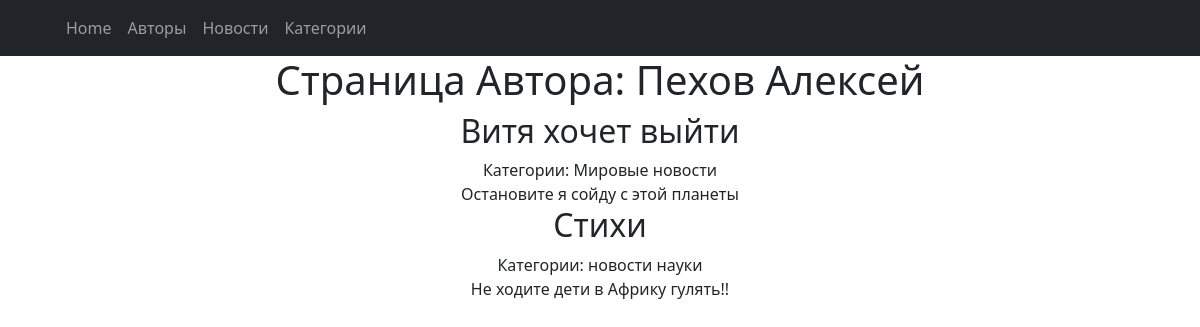
Before: /author/3 with the older database file.
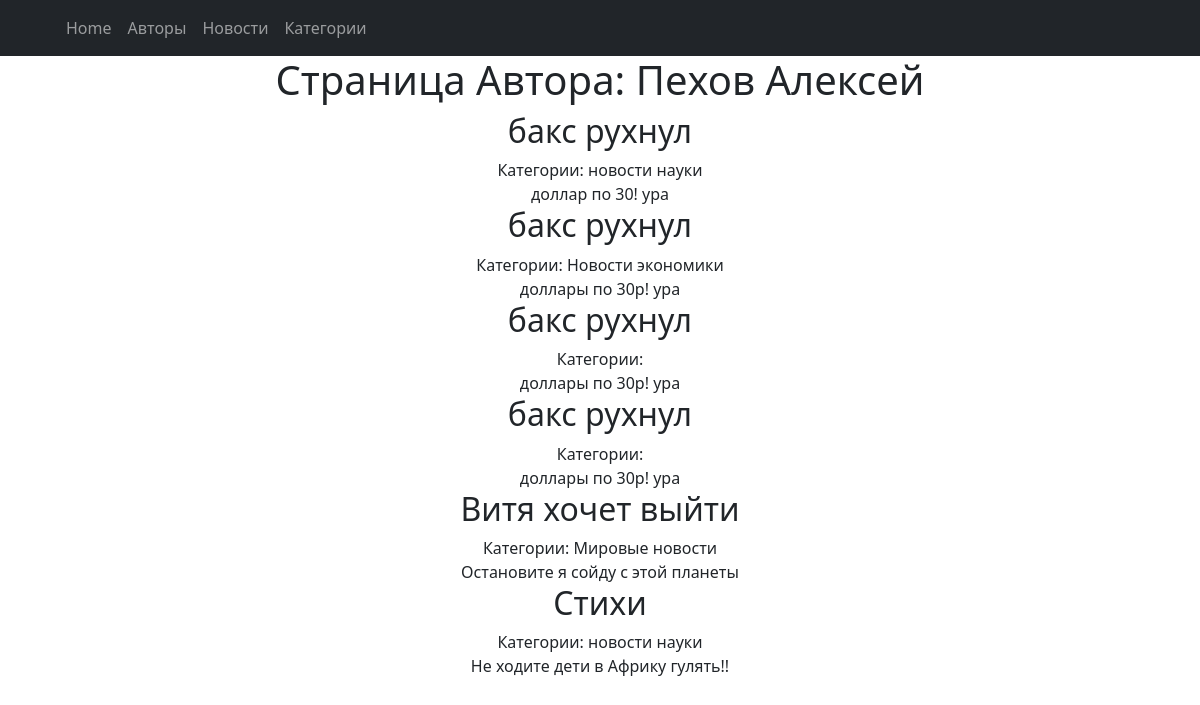
After: the same page with the newer database file.
### news/models.py (models this page shows, shortened)
class Author(models.Model):
    objects = None
    user = models.OneToOneField(User, on_delete=models.CASCADE)
    rating = models.IntegerField(default=0)

class Post(models.Model):
    objects = None
    news = 'NW'
    states = 'PS'
    TYPE = [
        (news, 'Новость'),
        (states, 'Статья')
    ]
    post_tip = models.CharField(max_length=10, choices=TYPE, default=states)
    date_in = models.DateField(auto_now_add=True)
    header = models.CharField(max_length=255)
    contents = models.TextField(blank=True)
    author = models.ForeignKey(Author, on_delete=models.CASCADE)
    category = models.ManyToManyField(to=Category, through='PostCategory', related_name='PostCategory')
    rating_post = models.IntegerField(default=0, validators=[MinValueValidator(0.0)])

class Category(models.Model):
    objects = None
    name = models.CharField(max_length=20, default='местные новости')
    subscribers = models.ManyToManyField(User, blank=True, null=True, related_name='subscribers')

### news/views.py (the view)
# urls.py: path('author/<int:pk>', AuthorDetail.as_view(), name='author'),
class AuthorDetail(DetailView):
    model = Author
    template_name = 'author/author.html'
    context_object_name = 'author'
    def get_context_data(self, **kwargs):
        context = super().get_context_data(**kwargs)
        context['posts'] = Author.objects.get(pk=self.kwargs['pk']).post_set.all().order_by('-id')
        return context

### templates/author/author.html (shortened to what this page needs)
{% extends 'flatpages/default.html' %}
{% block content %}
<h1>Страница Автора: {{ author.user.username }}</h1>
{% for post in posts %}
        <h2>{{ post.header }}</h2>
        Категории:
        {% for category in post.category.all %}
            {{ category.name }}
        {% endfor %}
        <br>
        {{ post.contents }}
        <br>
{% endfor %}
{% endblock content %}

### templates/flatpages/default.html (shortened to what this page needs)
<!DOCTYPE html>
<html lang="ru">
    <head>
        {% load static %}
        <link href="{% static 'css/styles.css' %}" rel="stylesheet" />
    </head>
    <body>
        <nav class="navbar navbar-expand-lg navbar-dark bg-dark static-top">
           <div class="container">
               <div class="collapse navbar-collapse" id="navbarResponsive">
                   <ul class="navbar-nav ml-auto">
                       <li class="nav-item active">
                   <a class="nav-link" href="#">Home
                   </a>
               </li>
                       <li class="nav-item">
                           <a class="nav-link" href="/author/">Авторы</a>
                       </li>
                       <li class="nav-item">
                           <a class="nav-link" href="/news/">Новости</a>
                       </li>
                        <li class="nav-item">
                           <a class="nav-link" href="/category/">Категории</a>
                       </li>
                   </ul>
               </div>
           </div>
        </nav>
        <div class="container">
            <div class="row">
                <div class="col-lg-12 text-center">
                {% block content %}{% endblock content %}
                </div>
            </div>
        </div>
    </body>
</html>

Changed rows visible on the page:
added Post: header "бакс рухнул", contents "доллар по 30! ура", Category (name "новости науки")
added Post: header "бакс рухнул", contents "доллары по 30р! ура"
now on this page (row unchanged): Category: name "Новости экономики", shown under "бакс рухнул"
added Post: header "бакс рухнул", contents "доллары по 30р! ура"
added Post: header "бакс рухнул", contents "доллары по 30р! ура"
